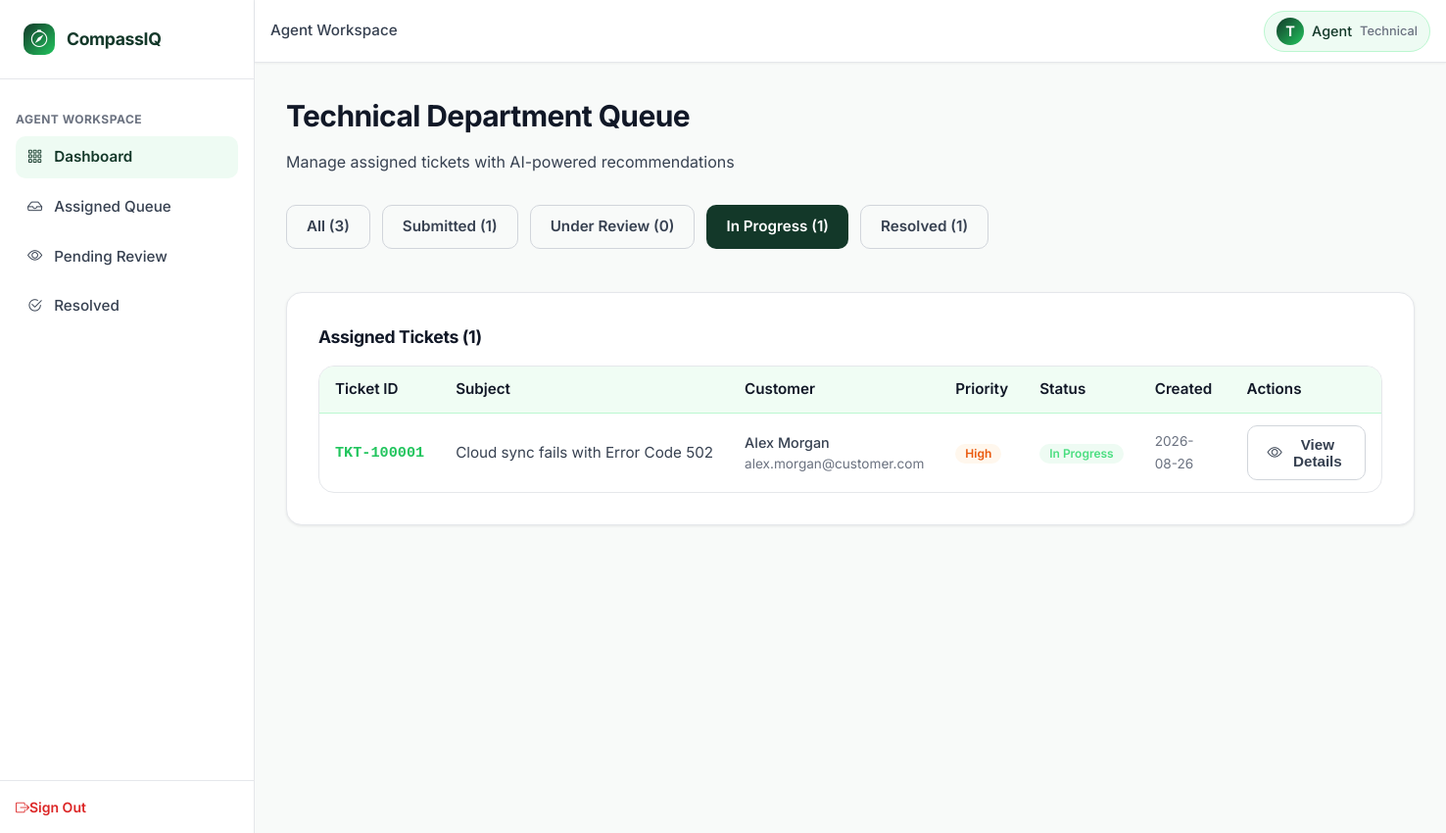
The app's page /agent/dashboard?status=In+Progress (signed in) with its own data.
### tables this page shows
CREATE TABLE users (
    user_id INTEGER PRIMARY KEY AUTOINCREMENT,
    full_name TEXT NOT NULL,
    email TEXT UNIQUE NOT NULL,
    password_hash TEXT NOT NULL,
    role TEXT NOT NULL DEFAULT 'customer' CHECK(role IN ('customer', 'agent', 'admin')),
    department TEXT DEFAULT 'None' CHECK(department IN ('Technical', 'Billing', 'Account', 'General Inquiry', 'None')),
    bill_no_product_id TEXT,
    account_status TEXT DEFAULT 'PENDING' CHECK(account_status IN ('PENDING', 'APPROVED', 'REJECTED', 'BANNED')),
    created_at DATETIME DEFAULT CURRENT_TIMESTAMP
);

CREATE TABLE tickets (
    ticket_id TEXT PRIMARY KEY,
    customer_id INTEGER NOT NULL,
    subject TEXT NOT NULL,
    description TEXT NOT NULL,
    predicted_category TEXT NOT NULL CHECK(predicted_category IN ('Technical', 'Billing', 'Account', 'General Inquiry', 'Fraud')),
    predicted_priority TEXT NOT NULL CHECK(predicted_priority IN ('Low', 'Medium', 'High', 'Critical')),
    assigned_department TEXT NOT NULL CHECK(assigned_department IN ('Technical', 'Billing', 'Account', 'General Inquiry', 'Admin_Fraud')),
    status TEXT DEFAULT 'Submitted' CHECK(status IN ('Submitted', 'Under Review', 'In Progress', 'Resolved', 'Closed')),
    assigned_agent_id INTEGER,
    resolution_notes TEXT,
    satisfaction_score INTEGER CHECK(satisfaction_score BETWEEN 1 AND 5),
    customer_feedback TEXT,
    created_at DATETIME DEFAULT CURRENT_TIMESTAMP,
    resolved_at DATETIME,
    CONSTRAINT fk_ticket_customer FOREIGN KEY (customer_id) REFERENCES users (user_id) ON DELETE CASCADE,
    CONSTRAINT fk_ticket_agent FOREIGN KEY (assigned_agent_id) REFERENCES users (user_id) ON DELETE SET NULL
);

### app.py (the view)
@app.route('/agent/dashboard')
@agent_required
def agent_dashboard():
    agent_dept = g.user['department']
    status_filter = request.args.get('status', 'all')
    sql = """
        SELECT t.*, u.full_name as customer_name, u.email as customer_email,
               a.full_name as agent_name
        FROM tickets t
        JOIN users u ON t.customer_id = u.user_id
        LEFT JOIN users a ON t.assigned_agent_id = a.user_id
        WHERE t.assigned_department = ?
    """
    params = [agent_dept]
    if status_filter != 'all':
        sql += " AND t.status = ?"
        params.append(status_filter)
    sql += " ORDER BY CASE t.predicted_priority WHEN 'Critical' THEN 1 WHEN 'High' THEN 2 WHEN 'Medium' THEN 3 WHEN 'Low' THEN 4 ELSE 5 END, t.created_at DESC"
    tickets = query_db(sql, tuple(params))
    counts = query_db(
        """SELECT
            COUNT(*) as total,
            SUM(status = 'Submitted') as count_submitted,
            SUM(status = 'Under Review') as count_under_review,
            SUM(status = 'In Progress') as count_in_progress,
            SUM(status = 'Resolved') as count_resolved
           FROM tickets
           WHERE assigned_department = ?""",
        (agent_dept,),
        one=True
    )
    return render_template(
        'department_dashboard.html',
        tickets=tickets,
        counts=counts or {},
        current_status=status_filter,
        department=agent_dept
    )

### templates/department_dashboard.html (shortened to what this page needs)
{% extends 'base.html' %}
{% block breadcrumb %}Agent Workspace{% endblock %}
{% block content %}
<div class="page-header">
    <h1 class="page-title">{{ department }} Department Queue</h1>
    <p class="page-subtitle">Manage assigned tickets with AI-powered recommendations</p>
</div>
<div style="display: flex; gap: var(--spacing-md); margin-bottom: var(--spacing-2xl); overflow-x: auto; padding-bottom: var(--spacing-md);">
    <a href="{{ url_for('agent_dashboard', status='all') }}" class="btn {% if current_status == 'all' %}btn-primary{% else %}btn-secondary{% endif %}">
        All ({{ counts.total or 0 }})
    </a>
    <a href="{{ url_for('agent_dashboard', status='Submitted') }}" class="btn {% if current_status == 'Submitted' %}btn-primary{% else %}btn-secondary{% endif %}">
        Submitted ({{ counts.count_submitted or 0 }})
    </a>
    <a href="{{ url_for('agent_dashboard', status='Under Review') }}" class="btn {% if current_status == 'Under Review' %}btn-primary{% else %}btn-secondary{% endif %}">
        Under Review ({{ counts.count_under_review or 0 }})
    </a>
    <a href="{{ url_for('agent_dashboard', status='In Progress') }}" class="btn {% if current_status == 'In Progress' %}btn-primary{% else %}btn-secondary{% endif %}">
        In Progress ({{ counts.count_in_progress or 0 }})
    </a>
    <a href="{{ url_for('agent_dashboard', status='Resolved') }}" class="btn {% if current_status == 'Resolved' %}btn-primary{% else %}btn-secondary{% endif %}">
        Resolved ({{ counts.count_resolved or 0 }})
    </a>
</div>
<div class="card">
    <div style="padding: var(--spacing-lg);">
        <h3 style="margin: 0 0 var(--spacing-lg) 0; font-size: 1.1rem;">Assigned Tickets ({{ tickets|length }})</h3>
        {% if tickets|length == 0 %}
            <div style="padding: var(--spacing-3xl) var(--spacing-lg); text-align: center; color: var(--text-muted);">
                <i class="bi bi-inbox" style="font-size: 2rem; display: block; margin-bottom: var(--spacing-lg);"></i>
                <p>No tickets in this queue</p>
            </div>
        {% else %}
            <div class="table-container">
                <table class="enterprise-table">
                    <thead>
                        <tr>
                            <th>Ticket ID</th>
                            <th>Subject</th>
                            <th>Customer</th>
                            <th>Priority</th>
                            <th>Status</th>
                            <th>Created</th>
                            <th>Actions</th>
                        </tr>
                    </thead>
                    <tbody>
                        {% for ticket in tickets %}
                            <tr>
                                <td>
                                    <span class="no-wrap" style="font-family: 'Courier New', monospace; font-weight: var(--font-weight-bold); color: var(--accent-green);">{{ ticket.ticket_id }}</span>
                                </td>
                                <td>
                                    <div style="max-width: 300px; overflow: hidden; text-overflow: ellipsis; white-space: nowrap;">
                                        {{ ticket.subject }}
                                    </div>
                                </td>
                                <td>
                                    <div style="font-size: 0.9rem;">
                                        <div style="font-weight: 500;">{{ ticket.customer_name }}</div>
                                        <div style="color: var(--text-muted); font-size: 0.85rem;">{{ ticket.customer_email }}</div>
                                    </div>
                                </td>
                                <td>
                                    <span class="badge badge-priority-{{ ticket.predicted_priority }}">{{ ticket.predicted_priority }}</span>
                                </td>
                                <td>
                                    <span class="badge badge-status-{{ ticket.status|replace(' ', '') }}">{{ ticket.status }}</span>
                                </td>
                                <td>
                                    <span class="text-muted" style="font-size: 0.85rem;">{{ ticket.created_at[:10] if ticket.created_at else '' }}</span>
                                </td>
                                <td>
                                    <button type="button" class="btn btn-secondary btn-sm" onclick="openTicketModal('{{ ticket.ticket_id }}')">
                                        <i class="bi bi-eye"></i> View Details
                                    </button>
                                </td>
                            </tr>
                        {% endfor %}
                    </tbody>
                </table>
            </div>
        {% endif %}
    </div>
</div>
{% endblock %}

### templates/base.html (shortened to what this page needs)
<!DOCTYPE html>
<html lang="en">
<head>
    <link rel="stylesheet" href="https://cdn.jsdelivr.net/npm/bootstrap-icons@1.11.3/font/bootstrap-icons.min.css">
    <link rel="stylesheet" href="{{ url_for('static', filename='css/variables.css') }}">
    <link rel="stylesheet" href="{{ url_for('static', filename='css/components.css') }}">
    <link rel="stylesheet" href="{{ url_for('static', filename='css/style.css') }}">
</head>
<body>
    <div id="app">
        <aside class="sidebar" id="sidebar">
            <a href="{{ url_for('index') }}" class="sidebar-brand">
                <div class="sidebar-brand-icon">
                    <i class="bi bi-compass"></i>
                </div>
                <div class="sidebar-brand-text">CompassIQ</div>
            </a>
            <nav class="sidebar-nav">
                {% if g.user %}
                    {% if g.user.role == 'customer' %}
                        <div class="nav-section-title">Main</div>
                        <div class="nav-item">
                            <a href="{{ url_for('customer_dashboard') }}" class="nav-link {% if request.endpoint == 'customer_dashboard' %}active{% endif %}">
                                <i class="bi bi-grid-3x3-gap"></i>
                                <span>Dashboard</span>
                            </a>
                        </div>
                        <div class="nav-item">
                            <a href="{{ url_for('customer_dashboard') }}" class="nav-link">
                                <i class="bi bi-plus-circle"></i>
                                <span>Create Ticket</span>
                            </a>
                        </div>
                        <div class="nav-section-title mt-4">My Activity</div>
                        <div class="nav-item">
                            <a href="{{ url_for('customer_dashboard') }}" class="nav-link">
                                <i class="bi bi-clock-history"></i>
                                <span>Ticket History</span>
                            </a>
                        </div>
                        <div class="nav-item">
                            <a href="{{ url_for('customer_dashboard') }}" class="nav-link">
                                <i class="bi bi-person-circle"></i>
                                <span>Profile</span>
                            </a>
                        </div>
                    {% elif g.user.role == 'agent' %}
                        <div class="nav-section-title">Agent Workspace</div>
                        <div class="nav-item">
                            <a href="{{ url_for('agent_dashboard') }}" class="nav-link {% if request.endpoint == 'agent_dashboard' %}active{% endif %}">
                                <i class="bi bi-grid-3x3-gap"></i>
                                <span>Dashboard</span>
                            </a>
                        </div>
                        <div class="nav-item">
                            <a href="{{ url_for('agent_dashboard') }}" class="nav-link">
                                <i class="bi bi-inbox"></i>
                                <span>Assigned Queue</span>
                            </a>
                        </div>
                        <div class="nav-item">
                            <a href="{{ url_for('agent_dashboard') }}" class="nav-link">
                                <i class="bi bi-eye"></i>
                                <span>Pending Review</span>
                            </a>
                        </div>
                        <div class="nav-item">
                            <a href="{{ url_for('agent_dashboard') }}" class="nav-link">
                                <i class="bi bi-check2-circle"></i>
                                <span>Resolved</span>
                            </a>
                        </div>
                    {% endif %}
                {% endif %}
            </nav>
            <div class="sidebar-footer">
                {% if g.user %}
                    <a href="{{ url_for('logout') }}" class="sign-out-link">
                        <i class="bi bi-box-arrow-right me-2"></i>Sign Out
                    </a>
                {% endif %}
            </div>
        </aside>
        <header class="header">
            <div class="header-left">
                <div class="header-breadcrumb">
                    {% block breadcrumb %}Dashboard{% endblock %}
                </div>
            </div>
            <div class="header-actions">
                {% if g.user %}
                    <a href="#" class="user-profile-pill">
                        <div class="user-avatar">{{ g.user.full_name[0].upper() }}</div>
                        <span>{{ g.user.role|title }}</span>
                        {% if g.user.department and g.user.department != 'None' %}
                            <span style="font-size: 0.8rem; color: var(--text-muted);">{{ g.user.department }}</span>
                        {% endif %}
                    </a>
                {% endif %}
            </div>
        </header>
        <main class="main-content">
            {% block content %}{% endblock %}
        </main>
    </div>
</body>
</html>

### records on screen
users: user "T", user.role "Agent", user.department "Technical", department "Technical"
tickets: ticket_id "TKT-100001", subject "Cloud sync fails with Error Code 502", customer_name "Alex Morgan", customer_email "alex.morgan@customer.com", predicted_priority "High", status "In Progress", created_at "2026-08-26"

### other values on screen
{{ counts.total or 0 }} "3"
{{ counts.count_submitted or 0 }} "1"
{{ counts.count_under_review or 0 }} "0"
{{ counts.count_in_progress or 0 }} "1"
{{ counts.count_resolved or 0 }} "1"
{{ tickets|length }} "1"
